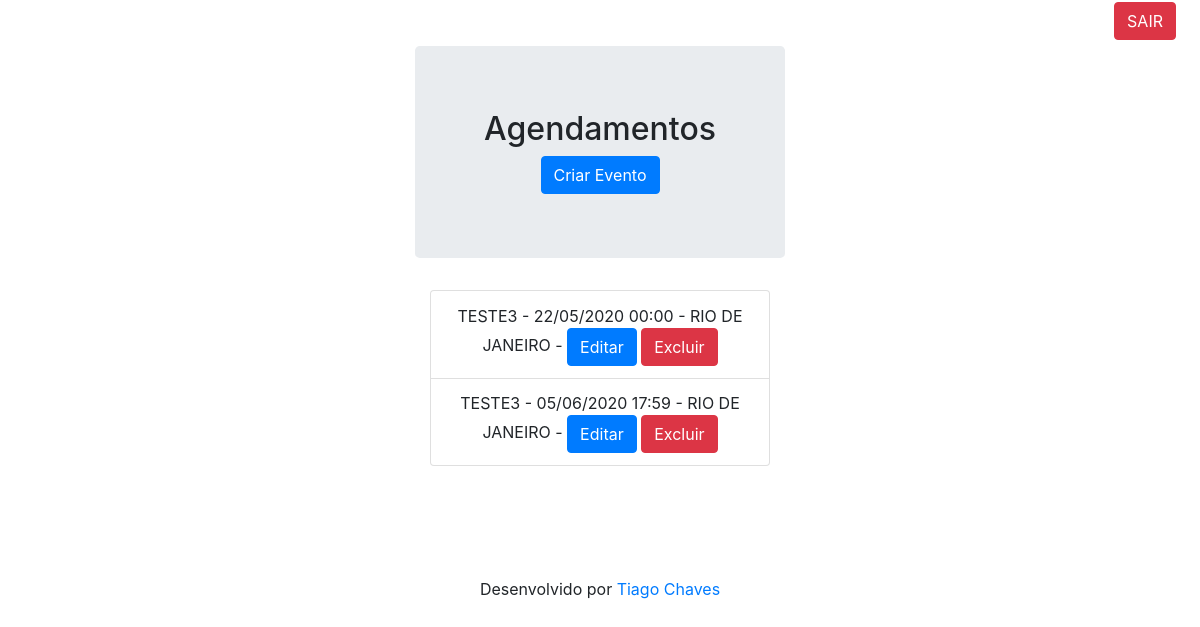
The page /agenda/ (signed in) on the database as committed earlier.
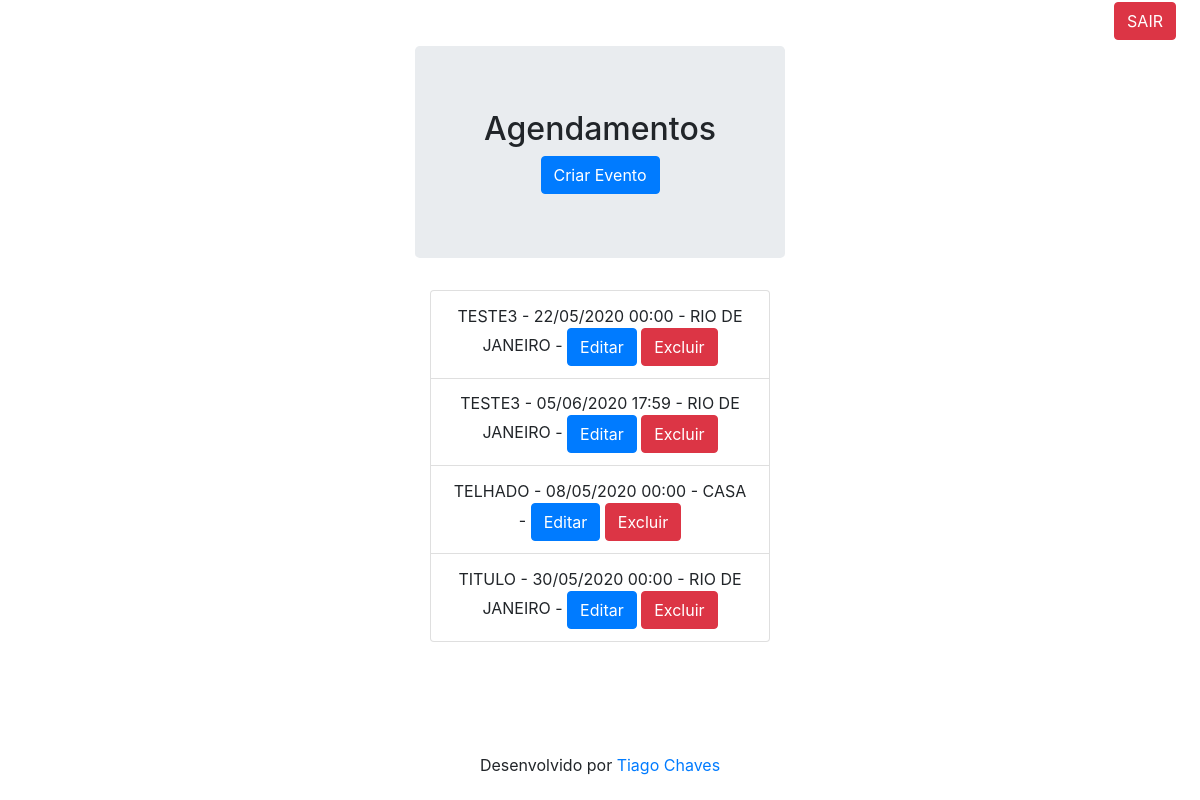
The same page on the database as committed later.
### core/models.py (models this page shows, shortened)
class Evento(models.Model):
    titulo = models.CharField(max_length=100)
    descricao = models.TextField(blank=True, null=True)
    data_evento = models.DateTimeField(verbose_name='Data do Evento')
    data_criacao = models.DateTimeField(auto_now=True, verbose_name='Data do Registro')
    local = models.CharField(max_length=100, blank=True, null=True, default=' ')
    usuario = models.ForeignKey(User, on_delete=models.CASCADE)
    class Meta:
        db_table = 'evento'
    def get_data_evento(self):
        return self.data_evento.strftime('%d/%m/%Y %H:%M')
    def get_evento_atrasado(self):
        if self.data_evento < datetime.now():
            return True
        else:
            return False

### core/views.py (the view)
# urls.py: path('agenda/', views.lista_eventos, name='lista_eventos'),
@login_required(login_url='/login/')
def lista_eventos(request):
    usuario = request.user
    data_atual = datetime.now() - timedelta(hours=24)
    evento = Evento.objects.filter(usuario=usuario,
                                   data_evento__gt=data_atual)
    dados = {'eventos': evento}
    return render(request, 'agenda.html', dados)

### templates/agenda.html (shortened to what this page needs)
{% extends "model-page.html" %}
{% block content %}
<section class="container-fluid text-center">
    <div class="row">
        <div class="col-lg-4"> </div>
            <div class="col-lg-4">
                <div class="jumbotron">
            <h2>Agendamentos</h2>
            <a href="evento/">
            <button type="button" class="btn btn-primary">Criar Evento</button>
            </a>
            </div>
                <div class="col-auto">
                    <ul  class="list-group">
                        {% for evento in eventos %}
                        <li class="list-group-item">
                            <div style=>
                                {{ evento.titulo | upper}} -
                                {{ evento.get_data_evento }} -
                                {{ evento.local | upper }} -
                                <a href="evento/?id={{ evento.id }}">
                                    <button type="button" class="btn btn-primary">Editar</button>
                                </a>
                            <a href="evento/delete/{{ evento.id }}" onclick="alert('{{ evento.titulo }} Cancelado')">
                             <button type="button" class="btn btn-danger">Excluir</button>
                            </a>
                            </div>
                        </li>
                        {% endfor %}
                    </ul>
                </div>
            </div>
        <div class="col-lg-4"></div>
    </div>
</section>
{% endblock %}

### templates/model-page.html (shortened to what this page needs)
<!DOCTYPE html>
<html lang="pt-br">
<head>
    {% include "model-header.html" %}
</head>
<body>
    {% block content %}
    {% endblock %}
    {% include "model-footer.html" %}
</body>
</html>

### templates/model-header.html (shortened to what this page needs)
<link rel="stylesheet" href="https://stackpath.bootstrapcdn.com/bootstrap/4.4.1/css/bootstrap.min.css">
    <div align="right">
        <a href="/logout">
            <button class="btn btn-danger" STYLE="margin-right: 2%">SAIR</button>
        </a>
    </div>

### templates/model-footer.html
<section class="container text-center">
    <p>
        <footer>
            Desenvolvido por <a href="https://github.com/tiagolch"> Tiago Chaves </a>
        </footer>
    </p>
</section>

### templates/model-header.html (style rules this page uses)
footer { margin-top: 10%; }
div { margin-top: 0.2%; }

Rows that differ between the two databases and show on the page:
added Evento: titulo "TELHADO", get_data_evento "08/05/2020 00:00", local "CASA"
added Evento: titulo "TITULO", get_data_evento "30/05/2020 00:00", local "RIO DE JANEIRO"
